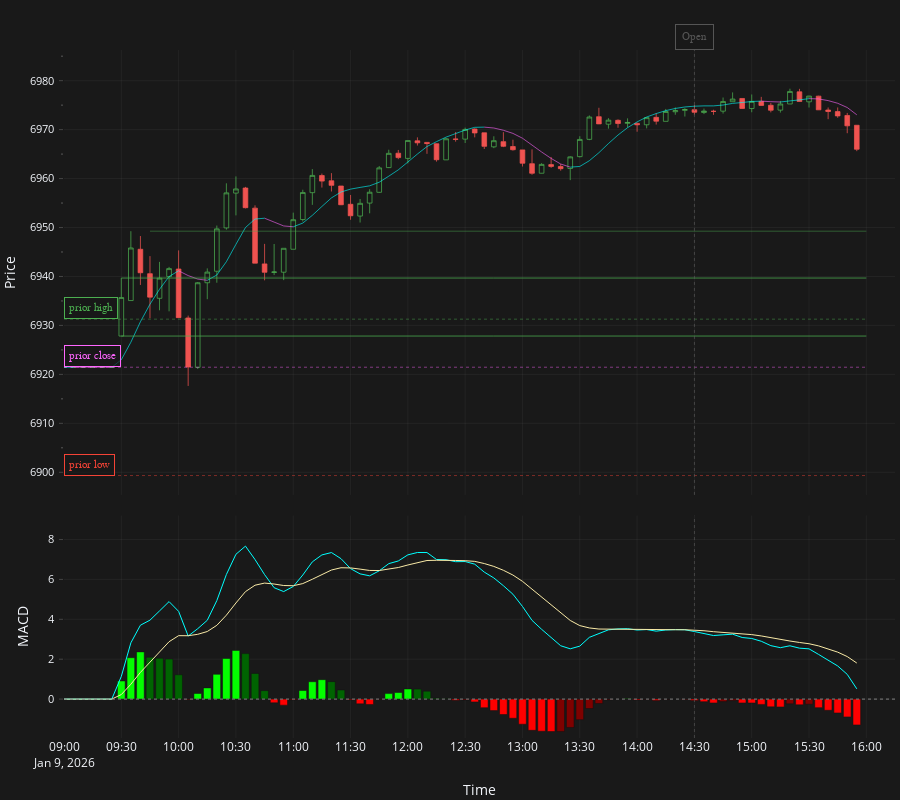

The code cell stored with this chart in its notebook:
### Code cell
candles_5m: pl.DataFrame = streamer.download(
    symbol=candle_symbol.replace("m", "5m"),
    start=start,
    stop=stop,
    debug_mode=True,
)

_initial_len_5m = candles_5m.height
candles_5m = candles_5m.filter(
    (pl.col("open") != 0)
    & (pl.col("high") != 0)
    & (pl.col("low") != 0)
    & (pl.col("close") != 0)
)
_removed_5m = _initial_len_5m - candles_5m.height
print(
    f"Removed {_removed_5m} zero-price 5m rows out of {_initial_len_5m} total ({(_removed_5m / _initial_len_5m * 100) if _initial_len_5m else 0:.2f}%)."
)

df_macd_5m = macd(
    candles_5m,
    prior_close=prior_day.close,
    fast_length=12,
    slow_length=26,
    macd_length=9,
)

plot_macd_with_hull(
    df_macd_5m,
    pad_value=prior_day.close,
    start_time=start,
    end_time=stop + timedelta(minutes=15),
    horizontal_lines=levels,
    vertical_lines=executions,
)
